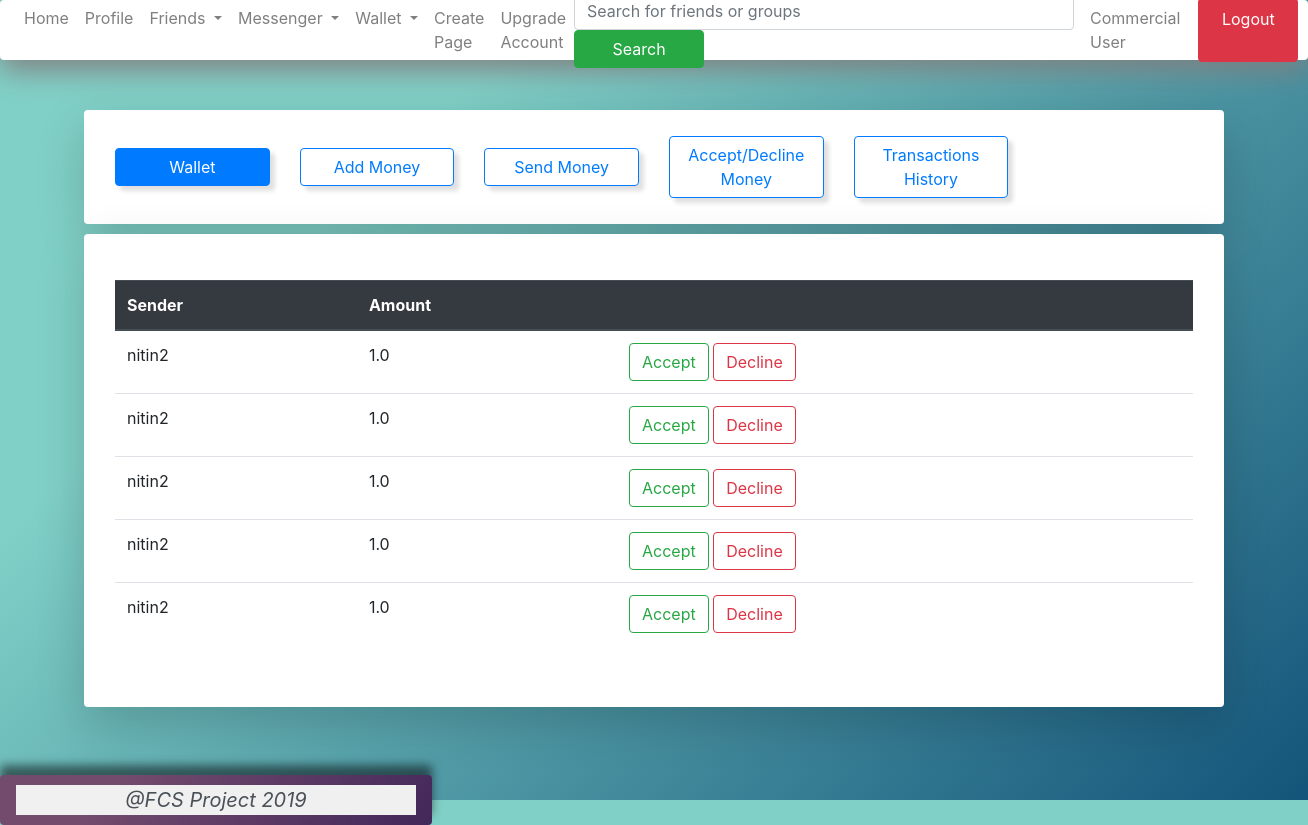
The app's page /accept_decline_transaction/ (signed in) with its own data.
### dashboard/models.py (models this page shows)
class Transaction(models.Model):
	user_1 = models.ForeignKey(Account, related_name="t_user_1", null=True, on_delete=models.CASCADE)
	user_2 = models.ForeignKey(Account, related_name="t_user_2", null=True, on_delete=models.CASCADE)
	amount = models.FloatField(default = 0)
	payment_method = models.TextField(default = 'paytm')
	status = models.BooleanField(default=False)
	date_requested = models.DateTimeField(verbose_name="date requested", auto_now_add=True)
	date_confirmed = models.DateTimeField(verbose_name="date confirmed", null=True)

### account/models.py (models this page shows, shortened)
class Account(AbstractBaseUser):
	email = models.EmailField(verbose_name="email", max_length=60, unique=True)
	username = models.CharField(verbose_name="username", max_length=30, unique=True)
	first_name = models.CharField(verbose_name="first name", max_length=30)
	last_name = models.CharField(verbose_name="last name", max_length=30)
	phone_no = models.CharField(verbose_name="phone number", max_length=10, unique=True)
	date_joined = models.DateTimeField(verbose_name="data joined", auto_now_add=True)
	last_login = models.DateTimeField(verbose_name="last login", auto_now=True)
	is_admin = models.BooleanField(default=False)
	is_active = models.BooleanField(default=True)
	is_staff = models.BooleanField(default=False)
	is_superuser = models.BooleanField(default=False)
	is_casual_user = models.BooleanField(default=True)
	is_premium_user = models.BooleanField(default=False)
	is_commercial_user = models.BooleanField(default=False)
	is_verified = models.BooleanField(default=False)
	premium_type = models.IntegerField(default=0, verbose_name="premium_type")
	USERNAME_FIELD = 'email'
	REQUIRED_FIELDS = ['username', 'first_name', 'last_name', 'phone_no']
	objects = MyAccountManager()

### dashboard/views.py (the view)
# urls.py: url(r'^accept_decline_transaction/$', accept_decline_transaction_view, name="accept_decline"),
def accept_decline_transaction_view(request):
	if not request.user.is_authenticated:
		return redirect('login')
	transaction_requests = Transaction.objects.filter(user_2 = request.user, status = False)
	transaction_requests_count = len(transaction_requests)
	args = {
		'transactions' : transaction_requests,
		'transactions_count' : transaction_requests_count
	}
	return render(request, 'accept_decline.html', args)

### dashboard/templates/accept_decline.html
{% extends 'wallet/base.html' %}
{% block wallet %}
	<table class="table">
  <thead class="thead-dark">
    <tr>
      <th scope="col">Sender</th>
      <th scope="col">Amount</th>
      <th scope="col"></th>
    </tr>
  </thead>
  <tbody>
  	{% for t in transactions %}
    <tr>
      <td>{{ t.user_1.username }}</td>
      <td>{{ t.amount }}</td>
      <td>
          <a href="/accept_transaction/{{ t.id }}" class="btn btn-outline-success">Accept</a>
          <a href="/decline_transaction/{{ t.id }}" class="btn btn-outline-danger">Decline</a>
      </td>
    </tr>
    {% endfor %}
  </tbody>
</table>
{% endblock wallet %}

### records on screen
Transaction: user_1.username "nitin2", amount "1.0"
Transaction: user_1.username "nitin2", amount "1.0"
Transaction: user_1.username "nitin2", amount "1.0"
Transaction: user_1.username "nitin2", amount "1.0"
Transaction: user_1.username "nitin2", amount "1.0"
